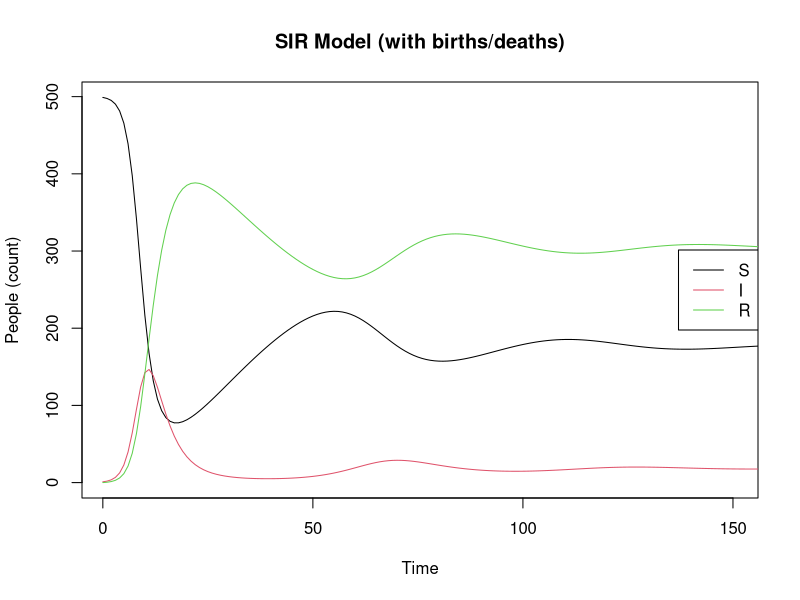

Write the R code that produced this figure.
#SIR practical from Debarre and Bonhoeffer ("SIR models of epidemics")
library(deSolve)

parms_bd <- c(beta = 0.333, k = 3 , r = 0.333, birth = .02, death = .02)
inits_bd <- c(S = 499, I = 1, R = 0)
dt <- seq(0, 300, 1)

SIR_bd <- function(t, x, parms){
    with(as.list(c(parms, x)), {
        
        N <- S + I + R
        dS <- - (beta * k * S * I) / N - (death * S) + (birth * N)
        dI <- + (beta * k * S * I) / N - r * I - (death * I)
        dR <- r * I - (death * R)
        
        der <- c(dS, dI, dR)
        
        return(list(der))
    }) 
}

simulation_bd <- as.data.frame(ode(y = inits_bd, times = dt, 
                                func = SIR_bd, parms = parms_bd))

matplot(x = simulation_bd[, 1], y = simulation_bd[, 2:4], type = "l", 
        lty = 1, xlim = c(1, 150), 
        xlab = "Time", ylab = "People (count)", 
        main = "SIR Model (with births/deaths)")
legend(x = "right", legend = c('S', 'I', 'R'), 
       col = 1:3, lty = 1)
